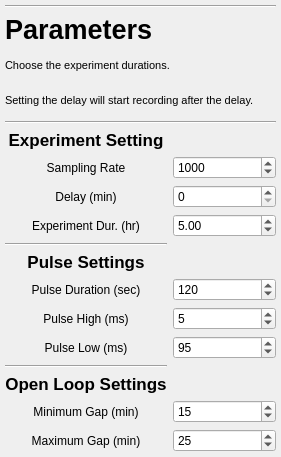
     <widget class="QWidget" name="verticalLayoutWidget_2">
      <property name="geometry">
       <rect>
        <x>20</x>
        <y>220</y>
        <width>281</width>
        <height>457</height>
       </rect>
      </property>
      <layout class="QVBoxLayout" name="layout_parameters">
       <property name="sizeConstraint">
        <enum>QLayout::SetDefaultConstraint</enum>
       </property>
       <property name="leftMargin">
        <number>5</number>
       </property>
       <property name="topMargin">
        <number>5</number>
       </property>
       <property name="rightMargin">
        <number>5</number>
       </property>
       <property name="bottomMargin">
        <number>5</number>
       </property>
       <item>
        <widget class="Line" name="line_14">
         <property name="orientation">
          <enum>Qt::Horizontal</enum>
         </property>
        </widget>
       </item>
       <item>
        <widget class="QLabel" name="label_parameters">
         <property name="font">
          <font>
           <pointsize>20</pointsize>
           <weight>75</weight>
           <italic>false</italic>
           <bold>true</bold>
           <underline>false</underline>
           <strikeout>false</strikeout>
           <kerning>true</kerning>
          </font>
         </property>
         <property name="text">
          <string>Parameters</string>
         </property>
         <property name="alignment">
          <set>Qt::AlignLeading|Qt::AlignLeft|Qt::AlignVCenter</set>
         </property>
        </widget>
       </item>
       <item>
        <widget class="QLabel" name="paramexp1">
         <property name="font">
          <font>
           <pointsize>8</pointsize>
          </font>
         </property>
         <property name="text">
          <string>Choose the experiment durations.</string>
         </property>
        </widget>
       </item>
       <item>
        <widget class="QLabel" name="paramexp2">
         <property name="font">
          <font>
           <pointsize>8</pointsize>
          </font>
         </property>
         <property name="text">
          <string>Setting the delay will start recording after the delay.</string>
         </property>
        </widget>
       </item>
       <item>
        <widget class="Line" name="line">
         <property name="orientation">
          <enum>Qt::Horizontal</enum>
         </property>
        </widget>
       </item>
       <item>
        <layout class="QGridLayout" name="gridLayout_2">
         <item row="11" column="1">
          <widget class="QSpinBox" name="minPG">
           <property name="maximum">
            <number>1000</number>
           </property>
           <property name="value">
            <number>15</number>
           </property>
          </widget>
         </item>
         <item row="12" column="1">
          <widget class="QSpinBox" name="maxPG">
           <property name="maximum">
            <number>1000</number>
           </property>
           <property name="value">
            <number>25</number>
           </property>
          </widget>
         </item>
         <item row="8" column="1">
          <widget class="QSpinBox" name="lo">
           <property name="maximum">
            <number>1000000</number>
           </property>
           <property name="value">
            <number>95</number>
           </property>
          </widget>
         </item>
         <item row="7" column="1">
          <widget class="QSpinBox" name="hi">
           <property name="maximum">
            <number>1000000</number>
           </property>
           <property name="value">
            <number>5</number>
           </property>
          </widget>
         </item>
         <item row="6" column="1">
          <widget class="QSpinBox" name="pulsedur">
           <property name="maximum">
            <number>10000</number>
           </property>
           <property name="value">
            <number>120</number>
           </property>
          </widget>
         </item>
         <item row="3" column="1">
          <widget class="QDoubleSpinBox" name="expdur">
           <property name="maximum">
            <double>48.000000000000000</double>
           </property>
           <property name="singleStep">
            <double>0.010000000000000</double>
           </property>
           <property name="value">
            <double>5.000000000000000</double>
           </property>
          </widget>
         </item>
         <item row="1" column="0">
          <widget class="QLabel" name="label_sampling_rate">
           <property name="text">
            <string>Sampling Rate</string>
           </property>
           <property name="alignment">
            <set>Qt::AlignCenter</set>
           </property>
          </widget>
         </item>
         <item row="6" column="0">
          <widget class="QLabel" name="label_pulse_duration">
           <property name="text">
            <string>Pulse Duration (sec)</string>
           </property>
           <property name="alignment">
            <set>Qt::AlignCenter</set>
           </property>
          </widget>
         </item>
         <item row="5" column="0">
          <widget class="QLabel" name="label_pulse_settings">
           <property name="font">
            <font>
             <pointsize>13</pointsize>
             <weight>75</weight>
             <bold>true</bold>
            </font>
           </property>
           <property name="text">
            <string>Pulse Settings</string>
           </property>
           <property name="alignment">
            <set>Qt::AlignCenter</set>
           </property>
          </widget>
         </item>
         <item row="0" column="0">
          <widget class="QLabel" name="label_Experiment_Setting">
           <property name="font">
            <font>
             <pointsize>13</pointsize>
             <weight>75</weight>
             <bold>true</bold>
            </font>
           </property>
           <property name="text">
            <string>Experiment Setting</string>
           </property>
           <property name="alignment">
            <set>Qt::AlignCenter</set>
           </property>
          </widget>
         </item>
         <item row="12" column="0">
          <widget class="QLabel" name="label_maximum_gap">
           <property name="text">
            <string>Maximum Gap (min)</string>
           </property>
           <property name="alignment">
            <set>Qt::AlignCenter</set>
           </property>
          </widget>
         </item>
         <item row="9" column="0">
          <widget class="Line" name="line_5">
           <property name="orientation">
            <enum>Qt::Horizontal</enum>
           </property>
          </widget>
         </item>
         <item row="8" column="0">
          <widget class="QLabel" name="label_laser2_2">
           <property name="text">
            <string>Pulse Low (ms)</string>
           </property>
           <property name="alignment">
            <set>Qt::AlignCenter</set>
           </property>
          </widget>
         </item>
         <item row="7" column="0">
          <widget class="QLabel" name="label_pulse_high">
           <property name="text">
            <string>Pulse High (ms)</string>
           </property>
           <property name="alignment">
            <set>Qt::AlignCenter</set>
           </property>
          </widget>
         </item>
         <item row="3" column="0">
          <widget class="QLabel" name="label_laser1_2">
           <property name="text">
            <string>Experiment Dur. (hr)</string>
           </property>
           <property name="alignment">
            <set>Qt::AlignCenter</set>
           </property>
          </widget>
         </item>
         <item row="2" column="0">
          <widget class="QLabel" name="label_delay">
           <property name="text">
            <string>Delay (min)</string>
           </property>
           <property name="alignment">
            <set>Qt::AlignCenter</set>
           </property>
          </widget>
         </item>
         <item row="10" column="0">
          <widget class="QLabel" name="label_open_loop_settings">
           <property name="font">
            <font>
             <pointsize>13</pointsize>
             <weight>75</weight>
             <bold>true</bold>
            </font>
           </property>
           <property name="text">
            <string>Open Loop Settings</string>
           </property>
           <property name="alignment">
            <set>Qt::AlignCenter</set>
           </property>
          </widget>
         </item>
         <item row="2" column="1">
          <widget class="QSpinBox" name="delay">
           <property name="maximum">
            <number>3600</number>
           </property>
          </widget>
         </item>
         <item row="1" column="1">
          <widget class="QSpinBox" name="sr">
           <property name="maximum">
            <number>50000</number>
           </property>
           <property name="value">
            <number>1000</number>
           </property>
          </widget>
         </item>
         <item row="4" column="0">
          <widget class="Line" name="line_4">
           <property name="orientation">
            <enum>Qt::Horizontal</enum>
           </property>
          </widget>
         </item>
         <item row="11" column="0">
          <widget class="QLabel" name="label_minimum_gap">
           <property name="text">
            <string>Minimum Gap (min)</string>
           </property>
           <property name="alignment">
            <set>Qt::AlignCenter</set>
           </property>
          </widget>
         </item>
        </layout>
       </item>
      </layout>
     </widget>
